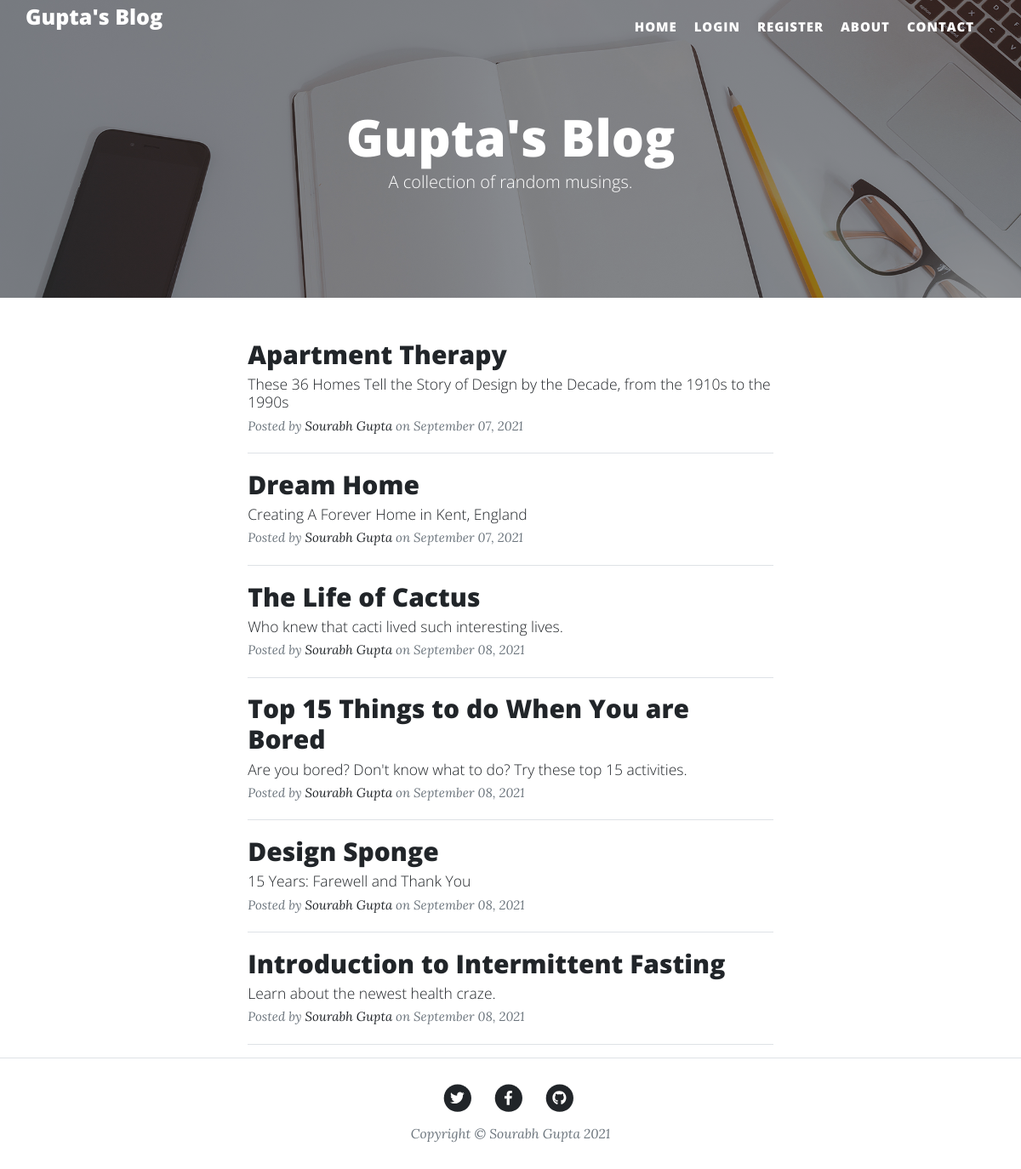
The page / on the database its author committed.
### main.py (models this page shows)
class PostTable(db.Model):
    __tablename__ = 'post_table'
    id = db.Column(db.Integer, primary_key=True)
    author_id = db.Column(db.Integer, db.ForeignKey('user.id'))
    title = db.Column(db.String(250), nullable=False)
    date = db.Column(db.String(250), nullable=False)
    body = db.Column(db.String(500), nullable=False)
    author = relationship('User', back_populates='posts')
    img_url = db.Column(db.String(250), nullable=False)
    subtitle = db.Column(db.String(250), nullable=False)
    comments = relationship('Comment', back_populates='parent_post')

class User(UserMixin, db.Model):
    __tablename__ = 'user'
    id = db.Column(db.Integer, primary_key=True)
    email = db.Column(db.String(100), unique=True)
    password = db.Column(db.String(100))
    name = db.Column(db.String(100))
    posts = relationship('PostTable', back_populates='author')
    comments = relationship('Comment', back_populates='comment_author')

### main.py (the view)
@app.route('/')
def home():
    posts = PostTable.query.all()
    return render_template("index.html", all_posts=posts, current_year=YEAR)

### templates/index.html (shortened to what this page needs)
{% extends 'bootstrap/base.html' %}
{% block styles %}
  {{ super() }}
  <link rel="stylesheet" href="/static/css/styles.css">
{% endblock %}
{% block content %}
<header class="masthead" style="background-image: url('static/assets/img/home-bg.jpg')">
    <div class="container position-relative px-4 px-lg-5">
        <div class="row gx-4 gx-lg-5 justify-content-center">
            <div class="col-md-10 col-lg-8 col-xl-7">
                <div class="site-heading">
                    <h1>Gupta's Blog</h1>
                    <span class="subheading">A collection of random musings.</span>
                </div>
            </div>
        </div>
    </div>
</header>
<div class="container px-4 px-lg-5">
    <div class="row gx-4 gx-lg-5 justify-content-center">
        <div class="col-md-10 col-lg-8 col-xl-7">
            {% for blog_post in all_posts %}
            <div class="post-preview">
                <a href="{{ url_for('get_post', post_id=blog_post.id) }}">
                    <h2 class="post-title">{{ blog_post.title }}</h2>
                    <h3 class="post-subtitle">{{ blog_post.subtitle }}</h3>
                </a>
                <p class="post-meta">
                    Posted by
                    <a href="#!">{{ blog_post.author.name }}</a>
                    on {{ blog_post.date }}
                </p>
            </div>
            <hr class="my-4" />
            {% endfor %}
        </div>
    </div>
</div>
{% with year='current_year' %}
    {% include "footer.html" %}
{% endwith %}
{% endblock %}

### templates/header.html (shortened to what this page needs)
<!DOCTYPE html>
<html lang="en">
<head>
        <link href="/static/css/styles.css" rel="stylesheet" />
</head>
<body>
    <nav class="navbar navbar-expand-lg navbar-light" id="mainNav">
        <div class="container px-4 px-lg-0">
            <a class="navbar-brand" href="{{ url_for('home') }}">Gupta's Blog</a>
            <div class="collapse navbar-collapse" id="navbarResponsive">
                <ul class="navbar-nav ms-auto py-4 py-lg-0">
                    <li class="nav-item"><a class="nav-link px-lg-3 py-3 py-lg-4" href="{{ url_for('home') }}">Home</a></li>
                    {% if not current_user.is_authenticated %}
                    <li class="nav-item"><a class="nav-link px-lg-3 py-3 py-lg-4" href="{{ url_for('login') }}">Login</a></li>
                    <li class="nav-item"><a class="nav-link px-lg-3 py-3 py-lg-4" href="{{ url_for('register') }}">Register</a></li>
                    {% else %}
                    <li class="nav-item"><a class="nav-link px-lg-3 py-3 py-lg-4" href="{{ url_for('logout') }}">Log Out</a></li>
                    {% endif %}
                    <li class="nav-item"><a class="nav-link px-lg-3 py-3 py-lg-4" href="{{ url_for('about_page') }}">About</a></li>
                    <li class="nav-item"><a class="nav-link px-lg-3 py-3 py-lg-4" href="{{ url_for('contact_page') }}">Contact</a></li>
                </ul>
            </div>
        </div>
    </nav>

### templates/footer.html (shortened to what this page needs)
<footer class="border-top">
<div class="container px-4 px-lg-5">
    <div class="row gx-4 gx-lg-5 justify-content-center">
        <div class="col-md-10 col-lg-8 col-xl-7">
            <ul class="list-inline text-center">
                <li class="list-inline-item">
                    <a href="#!">
                        <span class="fa-stack fa-lg">
                            <i class="fas fa-circle fa-stack-2x"></i>
                            <i class="fab fa-twitter fa-stack-1x fa-inverse"></i>
                        </span>
                    </a>
                </li>
                <li class="list-inline-item">
                    <a href="#!">
                        <span class="fa-stack fa-lg">
                            <i class="fas fa-circle fa-stack-2x"></i>
                            <i class="fab fa-facebook-f fa-stack-1x fa-inverse"></i>
                        </span>
                    </a>
                </li>
                <li class="list-inline-item">
                    <a href="#!">
                        <span class="fa-stack fa-lg">
                            <i class="fas fa-circle fa-stack-2x"></i>
                            <i class="fab fa-github fa-stack-1x fa-inverse"></i>
                        </span>
                    </a>
                </li>
            </ul>
            <div class="small text-center text-muted fst-italic">Copyright &copy; Sourabh Gupta {{ current_year }}</div>
        </div>
    </div>
</div>
</footer>
</body>
</html>

### rows shown on the page
PostTable: title "Apartment Therapy", subtitle "These 36 Homes Tell the Story of Design by the Decade, from the 1910s to the 1990s", author.name "Sourabh Gupta", date "September 07, 2021"
PostTable: title "Dream Home", subtitle "Creating A Forever Home in Kent, England", author.name "Sourabh Gupta", date "September 07, 2021"
PostTable: title "The Life of Cactus", subtitle "Who knew that cacti lived such interesting lives.", author.name "Sourabh Gupta", date "September 08, 2021"
PostTable: title "Top 15 Things to do When You are Bored", subtitle "Are you bored? Don't know what to do? Try these top 15 activities.", author.name "Sourabh Gupta", date "September 08, 2021"
PostTable: title "Design Sponge", subtitle "15 Years: Farewell and Thank You", author.name "Sourabh Gupta", date "September 08, 2021"
PostTable: title "Introduction to Intermittent Fasting", subtitle "Learn about the newest health craze.", author.name "Sourabh Gupta", date "September 08, 2021"

### other values the page prints
{{ current_year }} "2021"
